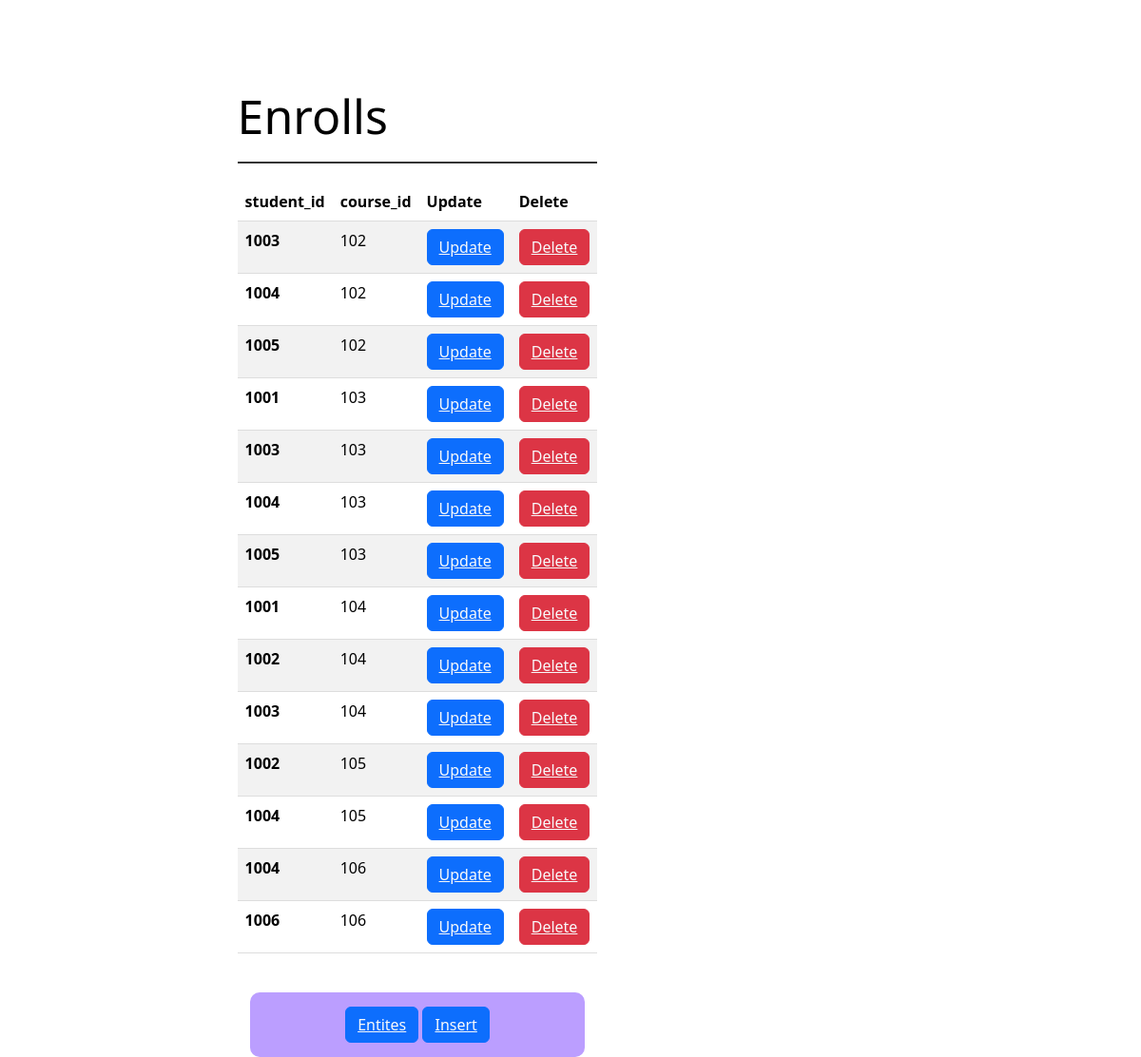
Screenshot of /denrolls.php with the database file from the repository.
### tables this page shows
CREATE TABLE `enrolls` (
  `student_id` int(11) NOT NULL,
  `course_id` int(11) NOT NULL
);

### denrolls.php (the view, shortened to what this page needs)
<?php
include 'connect.php';?>
<!DOCTYPE html>
<html lang="en">
<head>
    <link href="https://cdn.jsdelivr.net/npm/bootstrap@5.3.2/dist/css/bootstrap.min.css" rel="stylesheet">
    <link rel="stylesheet" href="style1.css">
</head>
<body>
    <div class="x">
    <div class="container">
        <div class="x2">Enrolls</div>
        <table class="table table-striped">
            <thead>
                <tr>
                    <th scope="col">student_id</th>
                    <th scope="col">course_id</th>
                    <th scope="col">Update</th>
                    <th scope="col">Delete</th>
                </tr>
            </thead>
            <tbody>
            <?php
            $sql="select * from enrolls";
            $result=mysqli_query($con,$sql);
            if($result){
               while( $row=mysqli_fetch_array($result)){
                $studentid=$row['student_id'];
                $courseid=$row['course_id'];
               echo ' <tr>
               <th scope="row">'.$studentid.'</th>
               <td>'.$courseid.'</td>
               <td>
               <button class="btn btn-primary"><a href="upenrolls.php?updateid[]='.$studentid.'&id[]='.$id1.'&id[]='.$id2.'  & updateid[]='.$courseid.'"
               class="text-light" >Update</a></button></td><td>
               <button class="btn btn-danger" ><a href="zenrolls.php?deleteids[]='.$studentid.'&id[]='.$id1.'&id[]='.$id2.'&deleteids[]='.$courseid.'"
               class="text-light " >Delete</a></button></td>
           </tr>';
               }
            }
             ?>
            </tbody>
        </table>
    </div>
    <section>
    <div class="N">
    <button class="btn btn-primary "><a href="entity.php?id[]=<?php echo $id1; ?>&id[]=<?php echo $id2; ?>
" class="text-light">Entites</a></button>
        <button class="btn btn-primary "><a href="enrolls.php?id[]=<?php echo $id1; ?>&id[]=<?php echo $id2; ?>
" class="text-light">Insert</a></button>
    </div>
        </section>
    </div>
</body>
</html>

### style1.css (style rules this page uses)
body { display: flex; align-items: center; justify-content: center; min-height: 100vh; background-image: url(img3.webp); background-repeat: no-repeat; background-position: center; background-size: cover; margin: 0; }
.x { position: relative; top: 35px; right: 161px; background-color: transparent; display: flex; flex-direction: column; align-items: center; color: black; }
.container { background-color: rgba(255, 255, 255, 0.8); border-radius: 20px; backdrop-filter: blur(10px); padding: 20px; margin-top: 30px; background-color: transparent; backdrop-filter: blur(40px); }
.N { border-radius: 10px; backdrop-filter: blur(10px); padding-left: 100px; padding-right: 100px; padding-top:15px; padding-bottom:15px; margin-top: 5px; background-color:#bb9eff;; backdrop-filter: blur(70px); }
.x2 { font-size: 50px; margin-bottom: 20px; border-bottom: 2px solid #333; padding-bottom: 10px; background-color: transparent; backdrop-filter: blur(20px); }
table { width: 100%; border-collapse: collapse; margin-top: 20px; color: #333; }
th, td { padding: 12px; text-align: left; border-bottom: 1px solid #ddd; }
th { background-color: #f2f2f2; }

### rows the page displays
enrolls: student "1003", course "102"
enrolls: student "1004", course "102"
enrolls: student "1005", course "102"
enrolls: student "1001", course "103"
enrolls: student "1003", course "103"
enrolls: student "1004", course "103"
enrolls: student "1005", course "103"
enrolls: student "1001", course "104"
enrolls: student "1002", course "104"
enrolls: student "1003", course "104"
enrolls: student "1002", course "105"
enrolls: student "1004", course "105"
enrolls: student "1004", course "106"
enrolls: student "1006", course "106"
